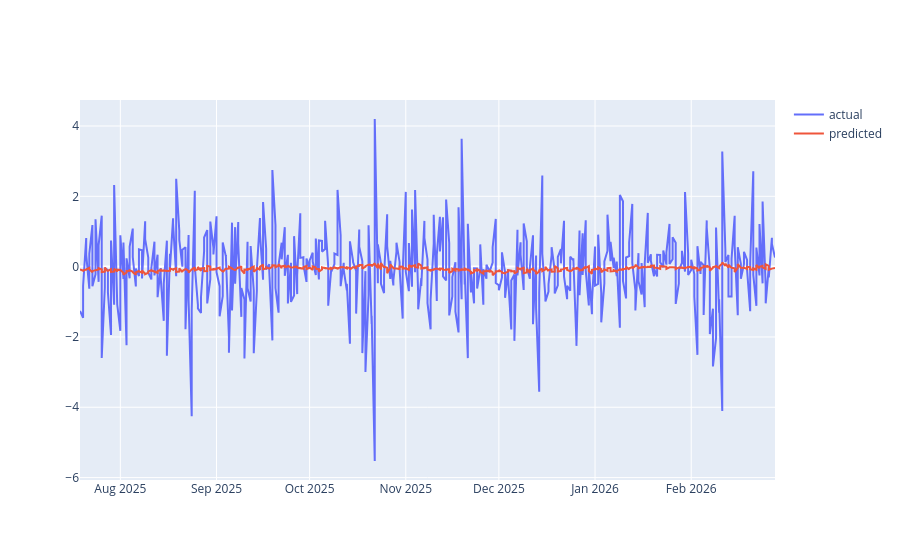

Notebook code cell kept with this figure:
### Code cell
fig = go.Figure()
fig.add_trace(go.Scatter(x=btc_result.eval_dates, y=btc_result.eval_targets, name="actual"))
fig.add_trace(go.Scatter(x=btc_result.eval_dates, y=btc_result.eval_preds,   name="predicted"))
fig.show()

### Figure 1 — Plotly figure (JSON) as saved in the notebook; plotly's stock layout.template omitted (floating-point values rounded to 4 significant figures; data arrays with more than 128 entries replaced by an {"elided": "..."} marker saying what was removed)
{"data": [{"name": "actual", "type": "scatter", "x": {"elided": "448 str values"}, "y": {"elided": "448 float values"}}, {"name": "predicted", "type": "scatter", "x": {"elided": "448 str values"}, "y": {"elided": "448 float values"}}], "layout": {}}
